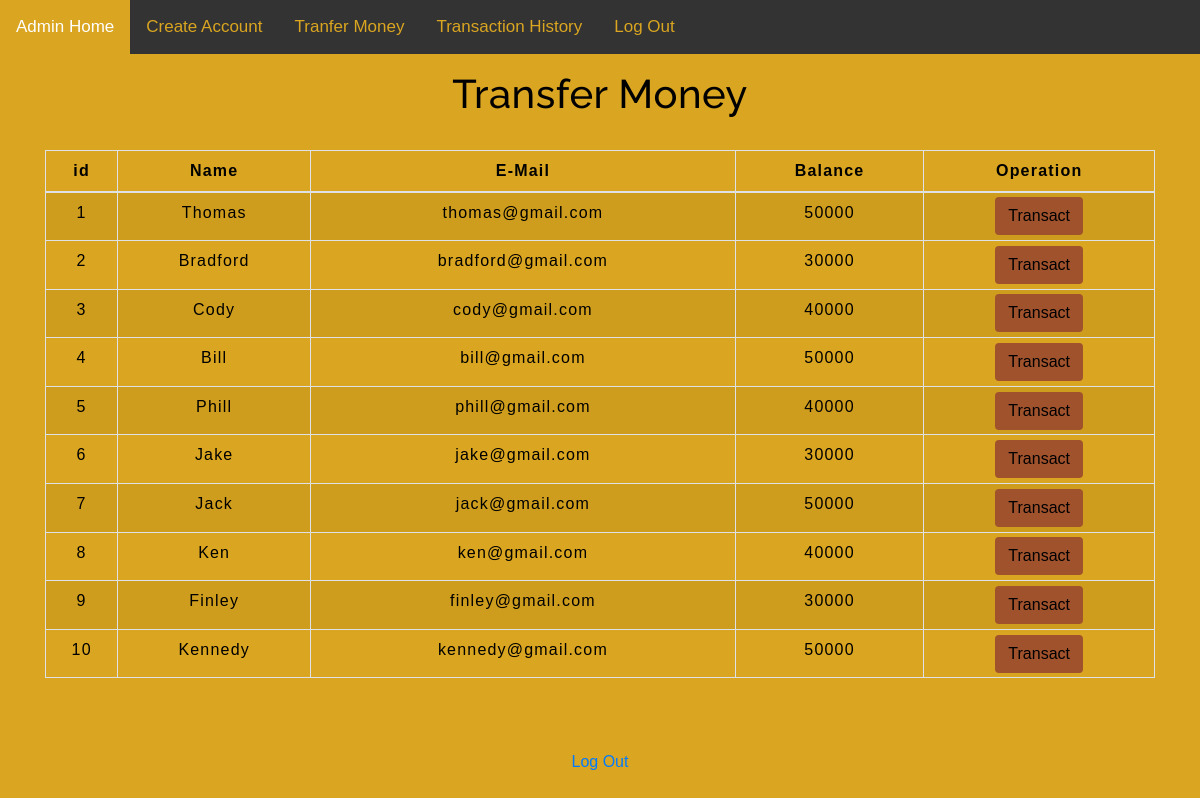
The app's page /transfermoney.php with its own data.
### tables this page shows
CREATE TABLE `users` (
  `id` int(3) NOT NULL,
  `name` text NOT NULL,
  `email` varchar(30) NOT NULL,
  `balance` int(8) NOT NULL
);

### transfermoney.php (the view, shortened to what this page needs)
<!DOCTYPE html>
<html>
<head>
    <link rel="stylesheet" href="https://maxcdn.bootstrapcdn.com/bootstrap/4.0.0/css/bootstrap.min.css">
    <link rel="stylesheet" type="text/css" href="css/table.css">
    <link rel="stylesheet" type="text/css" href="css/navbar.css">
</head>
<body style="background-color: goldenrod;">
<?php
    include 'config.php';
    $sql = "SELECT * FROM users";
    $result = mysqli_query($conn,$sql);
?>
<?php
  include 'navbar-4.php';
?>
<div class="container">
        <h2 class="text-center pt-3" style="color : black;">Transfer Money</h2>
        <br>
            <div class="row">
                <div class="col">
                    <div class="table-responsive-sm">
                    <table class="table table-hover table-sm table-striped table-condensed table-bordered" style="border-color:black;">
                        <thead style="color : black;">
                            <tr>
                            <th scope="col" class="text-center py-2">id</th>
                            <th scope="col" class="text-center py-2">Name</th>
                            <th scope="col" class="text-center py-2">E-Mail</th>
                            <th scope="col" class="text-center py-2">Balance</th>
                            <th scope="col" class="text-center py-2">Operation</th>
                            </tr>
                        </thead>
                        <tbody>
                <?php
                    while($rows=mysqli_fetch_assoc($result)){
                ?>
                    <tr style="color : black;">
                        <td class="py-2"><?php echo $rows['id'] ?></td>
                        <td class="py-2"><?php echo $rows['name']?></td>
                        <td class="py-2"><?php echo $rows['email']?></td>
                        <td class="py-2"><?php echo $rows['balance']?></td>
                        <td><a href="selecteduserdetail.php?id= <?php echo $rows['id'] ;?>"> <button type="button" class="btn" style="background-color: rgb(160,82,45);">Transact</button></a></td>
                    </tr>
                <?php
                    }
                ?>
                        </tbody>
                    </table>
                    </div>
                </div>
            </div>
         </div>
         <footer class="text-center mt-5 py-2">
         <p><a href="home.php">Log Out</a></p>
        </footer>
</body>
</html>

### navbar-4.php (shortened to what this page needs)
<!DOCTYPE html>
<html>
<head>
<link rel="stylesheet" href="https://cdnjs.cloudflare.com/ajax/libs/font-awesome/4.7.0/css/font-awesome.min.css">
</head>
<body>
<div class="topnav" id="myTopnav">
  <a href="index.php" class="active">Admin Home</a>
  <a href="createuser.php">Create Account</a>
  <a href="transfermoney.php">Tranfer Money</a>
  <a href="transactionhistory.php">Transaction History</a>
  <a href="home.php">Log Out</a>
</div>
</body>
</html>

### table.css (style rules this page uses)
* { padding: 0; margin: 0; box-sizing: border-box; font-family: sans-serif; }
h2 { font-size: 40px; }
table { letter-spacing: 1.2px; }
td { text-align: center; }
button { border:none; background: white; transition: 1s; }

### navbar.css (style rules this page uses)
h2 { color: #4C4B4B; letter-spacing: 0.5px; font-family: raleway; }

### transfermoney.php (style rules this page uses)
button { transition: 1.5s; }

### navbar-4.php (style rules this page uses)
body { margin: 0; font-family: Arial, Helvetica, sans-serif; }
.topnav { overflow: hidden; background-color: #333; }
.topnav a { float: left; display: block; color: goldenrod; text-align: center; padding: 14px 16px; text-decoration: none; font-size: 17px; }
.topnav a.active { background-color: goldenrod; color: white; }

### records on screen
users: id "1", name "Thomas", email "thomas@gmail.com", balance "50000"
users: id "2", name "Bradford", email "bradford@gmail.com", balance "30000"
users: id "3", name "Cody", email "cody@gmail.com", balance "40000"
users: id "4", name "Bill", email "bill@gmail.com", balance "50000"
users: id "5", name "Phill", email "phill@gmail.com", balance "40000"
users: id "6", name "Jake", email "jake@gmail.com", balance "30000"
users: id "7", name "Jack", email "jack@gmail.com", balance "50000"
users: id "8", name "Ken", email "ken@gmail.com", balance "40000"
users: id "9", name "Finley", email "finley@gmail.com", balance "30000"
users: id "10", name "Kennedy", email "kennedy@gmail.com", balance "50000"
